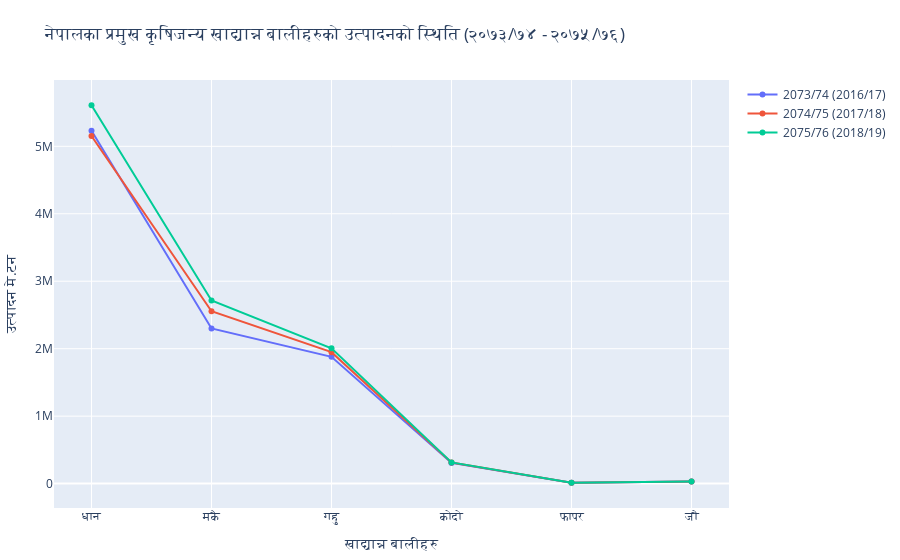

The notebook cell saved with this chart:
### Code cell
import plotly.graph_objects as go
import plotly.express as px
text = ['धान','मकै','गहु','कोदो','फापर','जौ']
year= ['2073/74 (2016/17)','2074/75 (2017/18)','2075/76 (2018/19)']
production_73 = [5230327,2300121,1879191,306704,12039,30510]
production_74 = [5151925,2555847,1949001,313987,11472,30510]
production_75 = [5610011,2713635,2005665,314225,11464,30550]

fig = go.Figure()
fig.add_trace(go.Scatter(x=text, y=production_73, name=year[0],
                    line_shape='linear'))
fig.add_trace(go.Scatter(x=text, y=production_74, name=year[1],
                    line_shape='linear'))
fig.add_trace(go.Scatter(x=text, y=production_75, name=year[2],
                    line_shape='linear'))
                   
#fig = px.line(x=text, y=production_73, title='Life expectancy in Canada')
# Change the bar mode
fig.update_layout(margin=dict(t=80, b=10, l=10, r=10),
                  title = 'नेपालका प्रमुख कृषिजन्य खाद्यान्न बालीहरुको उत्पादनको स्थिति (२०७३/७४ - २०७५/७६)',
                  xaxis_title = 'खाद्यान्न बालीहरु',
                  yaxis_title = 'उत्पादन मे.टन ',
                 template='plotly')
fig.show()

### Figure 1 — Plotly figure (JSON) as saved in the notebook; plotly's stock layout.template omitted (floating-point values rounded to 4 significant figures)
{"data": [{"line": {"shape": "linear"}, "name": "2073/74 (2016/17)", "type": "scatter", "x": ["धान", "मकै", "गहु", "कोदो", "फापर", "जौ"], "y": [5230327, 2300121, 1879191, 306704, 12039, 30510]}, {"line": {"shape": "linear"}, "name": "2074/75 (2017/18)", "type": "scatter", "x": ["धान", "मकै", "गहु", "कोदो", "फापर", "जौ"], "y": [5151925, 2555847, 1949001, 313987, 11472, 30510]}, {"line": {"shape": "linear"}, "name": "2075/76 (2018/19)", "type": "scatter", "x": ["धान", "मकै", "गहु", "कोदो", "फापर", "जौ"], "y": [5610011, 2713635, 2005665, 314225, 11464, 30550]}], "layout": {"margin": {"b": 10, "l": 10, "r": 10, "t": 80}, "title": {"text": "नेपालका प्रमुख कृषिजन्य खाद्यान्न बालीहरुको उत्पादनको स्थिति (२०७३/७४ - २०७५/७६)"}, "xaxis": {"title": {"text": "खाद्यान्न बालीहरु"}}, "yaxis": {"title": {"text": "उत्पादन मे.टन "}}}}
